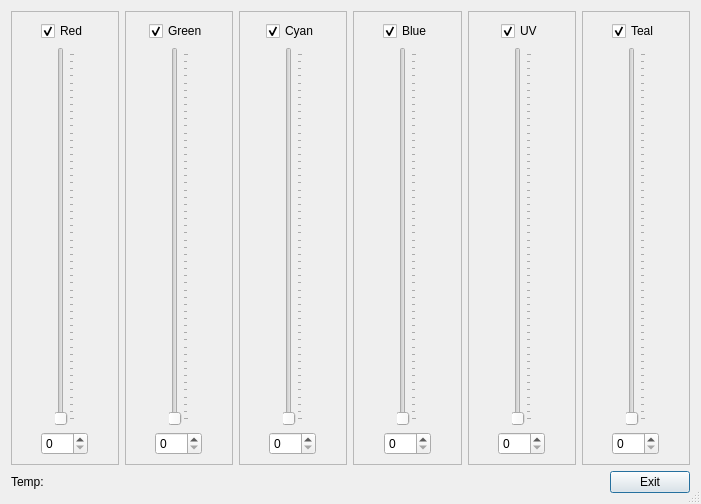
<?xml version="1.0" encoding="UTF-8"?>
<ui version="4.0">
 <class>LumencorManipDialog</class>
 <widget class="QDialog" name="LumencorManipDialog">
  <property name="geometry">
   <rect>
    <x>0</x>
    <y>0</y>
    <width>701</width>
    <height>504</height>
   </rect>
  </property>
  <property name="windowTitle">
   <string>lumencor Module Direct Manipulator</string>
  </property>
  <property name="sizeGripEnabled">
   <bool>true</bool>
  </property>
  <property name="modal">
   <bool>true</bool>
  </property>
  <layout class="QVBoxLayout" name="verticalLayout">
   <item>
    <layout class="QHBoxLayout" name="horizontalLayout_2">
     <item>
      <widget class="QFrame" name="frame">
       <property name="frameShape">
        <enum>QFrame::StyledPanel</enum>
       </property>
       <property name="frameShadow">
        <enum>QFrame::Raised</enum>
       </property>
       <layout class="QVBoxLayout" name="verticalLayout_4">
        <item alignment="Qt::AlignHCenter">
         <widget class="QCheckBox" name="redToggle">
          <property name="text">
           <string>Red</string>
          </property>
          <property name="checked">
           <bool>true</bool>
          </property>
         </widget>
        </item>
        <item alignment="Qt::AlignHCenter">
         <widget class="QSlider" name="redSlider">
          <property name="maximum">
           <number>255</number>
          </property>
          <property name="orientation">
           <enum>Qt::Vertical</enum>
          </property>
          <property name="tickPosition">
           <enum>QSlider::TicksBelow</enum>
          </property>
          <property name="tickInterval">
           <number>5</number>
          </property>
         </widget>
        </item>
        <item alignment="Qt::AlignHCenter">
         <widget class="QSpinBox" name="redSpinBox">
          <property name="maximum">
           <number>255</number>
          </property>
         </widget>
        </item>
       </layout>
      </widget>
     </item>
     <item>
      <widget class="QFrame" name="frame_2">
       <property name="frameShape">
        <enum>QFrame::StyledPanel</enum>
       </property>
       <property name="frameShadow">
        <enum>QFrame::Raised</enum>
       </property>
       <layout class="QVBoxLayout" name="verticalLayout_5">
        <item alignment="Qt::AlignHCenter">
         <widget class="QCheckBox" name="greenToggle">
          <property name="text">
           <string>Green</string>
          </property>
          <property name="checked">
           <bool>true</bool>
          </property>
         </widget>
        </item>
        <item alignment="Qt::AlignHCenter">
         <widget class="QSlider" name="greenSlider">
          <property name="maximum">
           <number>255</number>
          </property>
          <property name="orientation">
           <enum>Qt::Vertical</enum>
          </property>
          <property name="tickPosition">
           <enum>QSlider::TicksBelow</enum>
          </property>
          <property name="tickInterval">
           <number>5</number>
          </property>
         </widget>
        </item>
        <item alignment="Qt::AlignHCenter">
         <widget class="QSpinBox" name="greenSpinBox">
          <property name="maximum">
           <number>255</number>
          </property>
         </widget>
        </item>
       </layout>
      </widget>
     </item>
     <item>
      <widget class="QFrame" name="frame_3">
       <property name="frameShape">
        <enum>QFrame::StyledPanel</enum>
       </property>
       <property name="frameShadow">
        <enum>QFrame::Raised</enum>
       </property>
       <layout class="QVBoxLayout" name="verticalLayout_6">
        <item alignment="Qt::AlignHCenter">
         <widget class="QCheckBox" name="cyanToggle">
          <property name="text">
           <string>Cyan</string>
          </property>
          <property name="checked">
           <bool>true</bool>
          </property>
         </widget>
        </item>
        <item alignment="Qt::AlignHCenter">
         <widget class="QSlider" name="cyanSlider">
          <property name="maximum">
           <number>255</number>
          </property>
          <property name="orientation">
           <enum>Qt::Vertical</enum>
          </property>
          <property name="tickPosition">
           <enum>QSlider::TicksBelow</enum>
          </property>
          <property name="tickInterval">
           <number>5</number>
          </property>
         </widget>
        </item>
        <item alignment="Qt::AlignHCenter">
         <widget class="QSpinBox" name="cyanSpinBox">
          <property name="maximum">
           <number>255</number>
          </property>
         </widget>
        </item>
       </layout>
      </widget>
     </item>
     <item>
      <widget class="QFrame" name="frame_4">
       <property name="frameShape">
        <enum>QFrame::StyledPanel</enum>
       </property>
       <property name="frameShadow">
        <enum>QFrame::Raised</enum>
       </property>
       <layout class="QVBoxLayout" name="verticalLayout_7">
        <item alignment="Qt::AlignHCenter">
         <widget class="QCheckBox" name="blueToggle">
          <property name="text">
           <string>Blue</string>
          </property>
          <property name="checked">
           <bool>true</bool>
          </property>
         </widget>
        </item>
        <item alignment="Qt::AlignHCenter">
         <widget class="QSlider" name="blueSlider">
          <property name="maximum">
           <number>255</number>
          </property>
          <property name="orientation">
           <enum>Qt::Vertical</enum>
          </property>
          <property name="tickPosition">
           <enum>QSlider::TicksBelow</enum>
          </property>
          <property name="tickInterval">
           <number>5</number>
          </property>
         </widget>
        </item>
        <item alignment="Qt::AlignHCenter">
         <widget class="QSpinBox" name="blueSpinBox">
          <property name="maximum">
           <number>255</number>
          </property>
         </widget>
        </item>
       </layout>
      </widget>
     </item>
     <item>
      <widget class="QFrame" name="frame_5">
       <property name="frameShape">
        <enum>QFrame::StyledPanel</enum>
       </property>
       <property name="frameShadow">
        <enum>QFrame::Raised</enum>
       </property>
       <layout class="QVBoxLayout" name="verticalLayout_8">
        <item alignment="Qt::AlignHCenter">
         <widget class="QCheckBox" name="UVToggle">
          <property name="text">
           <string>UV</string>
          </property>
          <property name="checked">
           <bool>true</bool>
          </property>
         </widget>
        </item>
        <item alignment="Qt::AlignHCenter">
         <widget class="QSlider" name="UVSlider">
          <property name="maximum">
           <number>255</number>
          </property>
          <property name="orientation">
           <enum>Qt::Vertical</enum>
          </property>
          <property name="tickPosition">
           <enum>QSlider::TicksBelow</enum>
          </property>
          <property name="tickInterval">
           <number>5</number>
          </property>
         </widget>
        </item>
        <item alignment="Qt::AlignHCenter">
         <widget class="QSpinBox" name="UVSpinBox">
          <property name="maximum">
           <number>255</number>
          </property>
         </widget>
        </item>
       </layout>
      </widget>
     </item>
     <item>
      <widget class="QFrame" name="frame_6">
       <property name="frameShape">
        <enum>QFrame::StyledPanel</enum>
       </property>
       <property name="frameShadow">
        <enum>QFrame::Raised</enum>
       </property>
       <layout class="QVBoxLayout" name="verticalLayout_9">
        <item alignment="Qt::AlignHCenter">
         <widget class="QCheckBox" name="tealToggle">
          <property name="text">
           <string>Teal</string>
          </property>
          <property name="checked">
           <bool>true</bool>
          </property>
         </widget>
        </item>
        <item alignment="Qt::AlignHCenter">
         <widget class="QSlider" name="tealSlider">
          <property name="maximum">
           <number>255</number>
          </property>
          <property name="orientation">
           <enum>Qt::Vertical</enum>
          </property>
          <property name="tickPosition">
           <enum>QSlider::TicksBelow</enum>
          </property>
          <property name="tickInterval">
           <number>5</number>
          </property>
         </widget>
        </item>
        <item alignment="Qt::AlignHCenter">
         <widget class="QSpinBox" name="tealSpinBox">
          <property name="maximum">
           <number>255</number>
          </property>
         </widget>
        </item>
       </layout>
      </widget>
     </item>
    </layout>
   </item>
   <item>
    <layout class="QHBoxLayout" name="horizontalLayout">
     <property name="sizeConstraint">
      <enum>QLayout::SetDefaultConstraint</enum>
     </property>
     <item>
      <widget class="QLabel" name="tempLabel">
       <property name="text">
        <string>Temp: </string>
       </property>
      </widget>
     </item>
     <item>
      <spacer name="horizontalSpacer">
       <property name="orientation">
        <enum>Qt::Horizontal</enum>
       </property>
       <property name="sizeHint" stdset="0">
        <size>
         <width>40</width>
         <height>20</height>
        </size>
       </property>
      </spacer>
     </item>
     <item>
      <widget class="QPushButton" name="exitButton">
       <property name="text">
        <string>Exit</string>
       </property>
      </widget>
     </item>
    </layout>
   </item>
  </layout>
 </widget>
 <tabstops>
  <tabstop>redToggle</tabstop>
  <tabstop>redSlider</tabstop>
  <tabstop>redSpinBox</tabstop>
  <tabstop>greenToggle</tabstop>
  <tabstop>greenSlider</tabstop>
  <tabstop>greenSpinBox</tabstop>
  <tabstop>cyanToggle</tabstop>
  <tabstop>cyanSlider</tabstop>
  <tabstop>cyanSpinBox</tabstop>
  <tabstop>blueToggle</tabstop>
  <tabstop>blueSlider</tabstop>
  <tabstop>blueSpinBox</tabstop>
  <tabstop>UVToggle</tabstop>
  <tabstop>UVSlider</tabstop>
  <tabstop>UVSpinBox</tabstop>
  <tabstop>tealToggle</tabstop>
  <tabstop>tealSlider</tabstop>
  <tabstop>tealSpinBox</tabstop>
  <tabstop>exitButton</tabstop>
 </tabstops>
 <resources/>
 <connections>
  <connection>
   <sender>exitButton</sender>
   <signal>clicked()</signal>
   <receiver>LumencorManipDialog</receiver>
   <slot>close()</slot>
   <hints>
    <hint type="sourcelabel">
     <x>682</x>
     <y>460</y>
    </hint>
    <hint type="destinationlabel">
     <x>296</x>
     <y>171</y>
    </hint>
   </hints>
  </connection>
 </connections>
</ui>
